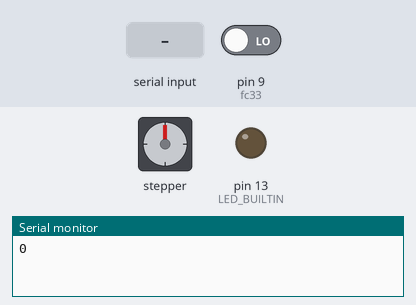
A sketch run on a simulated Arduino Uno, built with avr-gcc and run on an emulated ATmega328P. On the bench: stepper motor, output pins drawn as LEDs (lit = HIGH), the last lines printed to the serial monitor. Wiring (inferred from the names in the program): stepper motor driver (800 steps per turn assumed): step pin 5; direction pin 4. The inputs (shaded band) are chosen by the test bench; at power-on: pin 9 (fc33) LOW. Pins used as bus, display or sensor lines are not drawn.

Above: at 1.2 s.
1.3 s: "4" received over Serial
At 2.3 s:
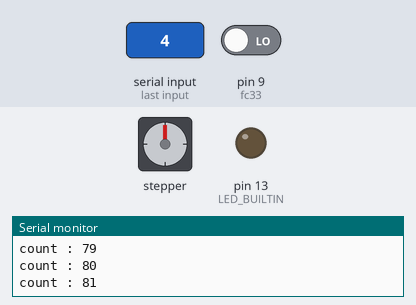
4.3 s: "1" received over Serial
7.3 s: pin 9 (fc33) driven HIGH
At 7.8 s:
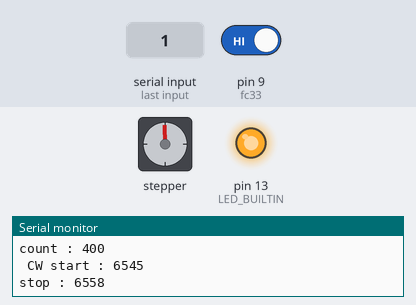
8.8 s: "0" received over Serial
At 9.1 s:
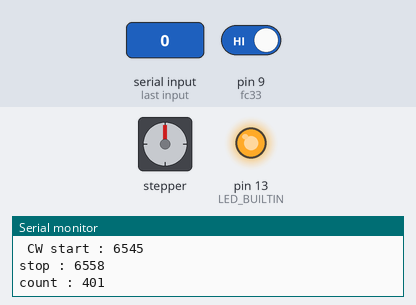
10.3 s: "4" received over Serial
At 11.0 s:
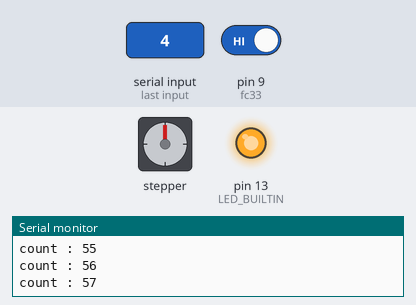
13.3 s: "2" received over Serial
Timing chart, 0 to 17.3 s (numbered marks = the images above; inputs shaded):
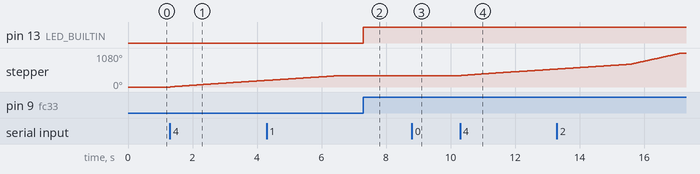

The sketch:

coba_sudut.ino
```cpp
#define dirPin 4
#define stepPin 5
#define fc33 9
#define stepsPerRevolution 800 // sesuaikan dengan settingan SW1-SW3 pada modul motor driver

boolean sens;
int cntRot;

void setup() {

  cntRot = 0;
  // put your setup code here, to run once:
  pinMode(stepPin, OUTPUT);
  pinMode(dirPin, OUTPUT);
  pinMode(fc33, INPUT);
  pinMode(LED_BUILTIN, OUTPUT);

  Serial.begin(9600);

  sens = digitalRead(fc33);
  Serial.println(sens);
   if (sens == HIGH){
    digitalWrite(LED_BUILTIN, HIGH);
   } else digitalWrite(LED_BUILTIN, LOW);
}

void startCW_aDegree(){
  cntRot++;
  digitalWrite(dirPin, HIGH); // putar searah jarum jam
   for (double i = 0; i < 2; i++) {
    digitalWrite(stepPin, HIGH);
    delayMicroseconds(1000); // ganti delay untuk mempercepat motor
    digitalWrite(stepPin, LOW);
    delayMicroseconds(1000); // ganti delay untuk mempercepat motor
  }
  Serial.print("count : ");
  Serial.println(cntRot);
}

void startCCW_aDegree(){
  Serial.print(" CW start : ");
  Serial.println(millis());
  digitalWrite(dirPin, LOW); // putar searah jarum jam
   for (double i = 0; i < 2; i++) {
    digitalWrite(stepPin, HIGH);
    delayMicroseconds(1000); // ganti delay untuk mempercepat motor
    digitalWrite(stepPin, LOW);
    delayMicroseconds(1000); // ganti delay untuk mempercepat motor
  }
  Serial.print("stop : ");
  Serial.println(millis());
}

void startCW_Full(){
  Serial.print(" CW start : ");
  Serial.println(millis());
  digitalWrite(dirPin, HIGH); // putar searah jarum jam
   for (double i = 0; i < stepsPerRevolution; i++) {
    digitalWrite(stepPin, HIGH);
    delayMicroseconds(1000); // ganti delay untuk mempercepat motor
    digitalWrite(stepPin, LOW);
    delayMicroseconds(1000); // ganti delay untuk mempercepat motor
  }
  Serial.print("stop : ");
  Serial.println(millis());
}

void startCCW_Full(){
  digitalWrite(dirPin, LOW); // putar searah jarum jam
   for (double i = 0; i < stepsPerRevolution; i++) {
    digitalWrite(stepPin, HIGH);
    delayMicroseconds(1000); // ganti delay untuk mempercepat motor
    digitalWrite(stepPin, LOW);
    delayMicroseconds(1000); // ganti delay untuk mempercepat motor
  }
  Serial.println(millis());
}

void loop() {
  // put your main code here, to run repeatedly:
while (Serial.available() > 0) {

  char buf = Serial.read();  // read the incoming byte:
  if (buf == '0'){
    startCW_aDegree();
  } else if(buf == '1'){
    startCCW_aDegree();
  } else if(buf == '2'){
    startCW_Full();
  } else if(buf == '3'){
    startCCW_Full();
  } else if(buf == '4'){
    cntRot = 0;
    for(int i=0;i<400;i++){
      startCW_aDegree();
      //delay(300);
    }
  }
}
 sens = digitalRead(fc33);
 if (sens == HIGH){
  digitalWrite(LED_BUILTIN, HIGH);
 } else digitalWrite(LED_BUILTIN, LOW);
}
```

Measured:
- after the input at 1.3 s, stepper: keeps turning clockwise at about 71°/s, starting at once
- after the input at 7.3 s, pin 13 (LED_BUILTIN): LOW → HIGH at once
- after the input at 10.3 s, stepper: keeps turning clockwise at about 71°/s, starting at once
